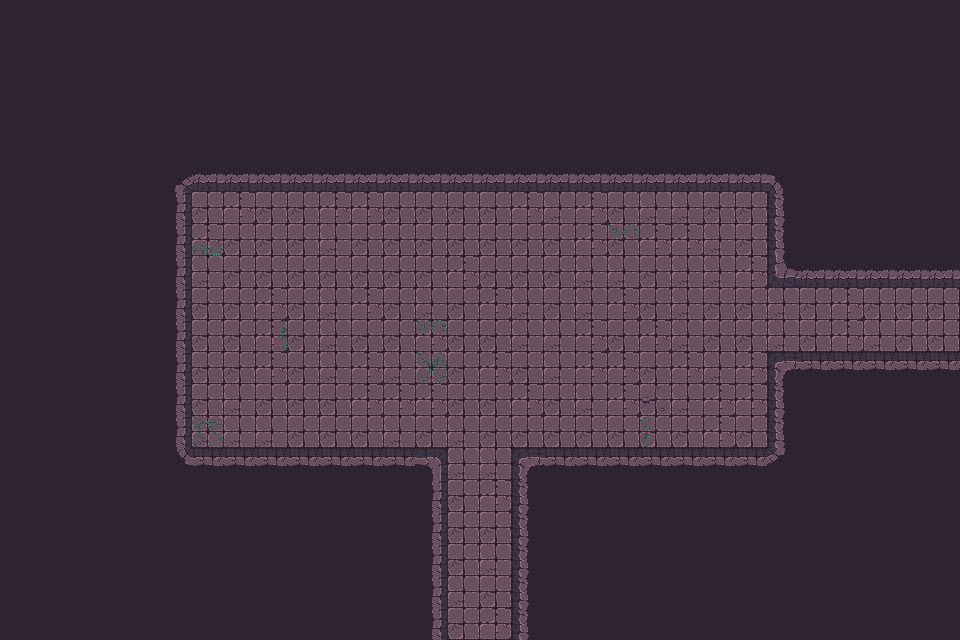

The image is a tile-based game level rendered from a .tmx file. Its description and complete source (layers, tilesets, objects, tile grids) follow:
An orthogonal 30x20 tile map with 32x32 px tiles, 3 tile layers (Walls, Decor, Items), 2 tilesets and 58 objects.

<map version="1.10" tiledversion="1.11.2" orientation="orthogonal" renderorder="right-down" width="30" height="20" tilewidth="32" tileheight="32" infinite="0" nextlayerid="3" nextobjectid="1">
    <tileset firstgid="1" name="Town Tileset" tilewidth="32" tileheight="32" tilecount="64" columns="8">
        <image source="../../../tiles/World H Tileset.png" trans="ff00ff" width="256" height="256" />
        <tile id="4">
            <objectgroup draworder="index" id="2">
                <object id="1" x="0" y="0" width="32" height="32" />
            </objectgroup>
        </tile>
        <tile id="5">
            <objectgroup draworder="index" id="2">
                <object id="1" x="0" y="0" width="32" height="32" />
            </objectgroup>
        </tile>
        <tile id="6">
            <objectgroup draworder="index" id="2">
                <object id="1" x="0" y="0" width="32" height="32" />
            </objectgroup>
        </tile>
        <tile id="7">
            <objectgroup draworder="index" id="2">
                <object id="1" x="0" y="0" width="32" height="32" />
            </objectgroup>
        </tile>
        <tile id="8">
            <objectgroup draworder="index" id="2">
                <object id="1" x="0" y="0" width="32" height="32" />
            </objectgroup>
        </tile>
        <tile id="10">
            <objectgroup draworder="index" id="2">
                <object id="1" x="0" y="32" width="32" height="0" />
            </objectgroup>
        </tile>
        <tile id="11">
            <objectgroup draworder="index" id="2">
                <object id="1" x="0" y="32" width="32" height="0" />
                <object id="2" x="32" y="0" width="0" height="32" />
            </objectgroup>
        </tile>
        <tile id="12">
            <objectgroup draworder="index" id="2">
                <object id="1" x="32" y="0" width="0" height="32" />
            </objectgroup>
        </tile>
        <tile id="13">
            <objectgroup draworder="index" id="2">
                <object id="1" x="0" y="32" width="32" height="0" />
                <object id="2" x="0" y="32" width="32" height="0" />
                <object id="3" x="0" y="0" width="0" height="32" />
            </objectgroup>
        </tile>
        <tile id="14">
            <objectgroup draworder="index" id="2">
                <object id="1" x="0" y="0" width="0" height="32" />
            </objectgroup>
        </tile>
        <tile id="16">
            <objectgroup draworder="index" id="2">
                <object id="1" x="0" y="0" width="32" height="32" />
            </objectgroup>
        </tile>
        <tile id="24">
            <objectgroup draworder="index" id="2">
                <object id="1" x="0" y="0" width="32" height="32" />
            </objectgroup>
        </tile>
    </tileset>
    <tileset firstgid="65" name="Dungeon Crawler Tileset" tilewidth="32" tileheight="32" tilecount="100" columns="10">
        <image source="../../../tiles/Dungeon_Tile.png" trans="" width="320" height="320" />
        <tile id="2">
            <objectgroup draworder="index" id="2">
                <object id="1" x="0" y="0" width="32" height="32" />
            </objectgroup>
        </tile>
        <tile id="3">
            <objectgroup draworder="index" id="2">
                <object id="1" x="0" y="0" width="32" height="32" />
            </objectgroup>
        </tile>
        <tile id="4">
            <objectgroup draworder="index" id="2">
                <object id="1" x="0" y="0" width="32" height="32" />
            </objectgroup>
        </tile>
        <tile id="5">
            <objectgroup draworder="index" id="2">
                <object id="1" x="0" y="0" width="32" height="32" />
            </objectgroup>
        </tile>
        <tile id="6">
            <objectgroup draworder="index" id="2">
                <object id="1" x="0" y="0" width="32" height="32" />
            </objectgroup>
        </tile>
        <tile id="8">
            <objectgroup draworder="index" id="2">
                <object id="1" x="0" y="0" width="32" height="32" />
            </objectgroup>
        </tile>
        <tile id="12">
            <objectgroup draworder="index" id="2">
                <object id="1" x="0" y="0" width="32" height="32" />
            </objectgroup>
        </tile>
        <tile id="13">
            <objectgroup draworder="index" id="2">
                <object id="1" x="0" y="0" width="32" height="32" />
            </objectgroup>
        </tile>
        <tile id="14">
            <objectgroup draworder="index" id="2">
                <object id="1" x="0" y="0" width="32" height="32" />
            </objectgroup>
        </tile>
        <tile id="15">
            <objectgroup draworder="index" id="2">
                <object id="1" x="0" y="0" width="32" height="32" />
            </objectgroup>
        </tile>
        <tile id="16">
            <objectgroup draworder="index" id="2">
                <object id="1" x="0" y="0" width="32" height="32" />
            </objectgroup>
        </tile>
        <tile id="18">
            <objectgroup draworder="index" id="2">
                <object id="1" x="0" y="0" width="32" height="32" />
            </objectgroup>
        </tile>
        <tile id="22">
            <objectgroup draworder="index" id="2">
                <object id="1" x="0" y="0" width="32" height="32" />
            </objectgroup>
        </tile>
        <tile id="23">
            <objectgroup draworder="index" id="2">
                <object id="1" x="0" y="0" width="32" height="32" />
            </objectgroup>
        </tile>
        <tile id="24">
            <objectgroup draworder="index" id="2">
                <object id="1" x="0" y="0" width="32" height="32" />
            </objectgroup>
        </tile>
        <tile id="25">
            <objectgroup draworder="index" id="2">
                <object id="1" x="0" y="0" width="32" height="32" />
            </objectgroup>
        </tile>
        <tile id="26">
            <objectgroup draworder="index" id="2">
                <object id="1" x="0" y="0" width="32" height="32" />
            </objectgroup>
        </tile>
        <tile id="28">
            <objectgroup draworder="index" id="2">
                <object id="1" x="0" y="0" width="32" height="32" />
            </objectgroup>
        </tile>
        <tile id="32">
            <objectgroup draworder="index" id="2">
                <object id="1" x="0" y="0" width="32" height="32" />
            </objectgroup>
        </tile>
        <tile id="33">
            <objectgroup draworder="index" id="2">
                <object id="1" x="0" y="0" width="32" height="32" />
            </objectgroup>
        </tile>
        <tile id="34">
            <objectgroup draworder="index" id="2">
                <object id="1" x="0" y="0" width="32" height="32" />
            </objectgroup>
        </tile>
        <tile id="35">
            <objectgroup draworder="index" id="2">
                <object id="1" x="0" y="0" width="32" height="32" />
            </objectgroup>
        </tile>
        <tile id="36">
            <objectgroup draworder="index" id="2">
                <object id="1" x="0" y="0" width="32" height="32" />
            </objectgroup>
        </tile>
        <tile id="38">
            <objectgroup draworder="index" id="2">
                <object id="1" x="0" y="0" width="32" height="32" />
            </objectgroup>
        </tile>
        <tile id="42">
            <objectgroup draworder="index" id="2">
                <object id="1" x="0" y="0" width="32" height="32" />
            </objectgroup>
        </tile>
        <tile id="43">
            <objectgroup draworder="index" id="2">
                <object id="1" x="0" y="0" width="32" height="32" />
            </objectgroup>
        </tile>
        <tile id="44">
            <objectgroup draworder="index" id="2">
                <object id="1" x="0" y="0" width="32" height="32" />
            </objectgroup>
        </tile>
        <tile id="45">
            <objectgroup draworder="index" id="2">
                <object id="1" x="0" y="0" width="32" height="32" />
            </objectgroup>
        </tile>
        <tile id="46">
            <objectgroup draworder="index" id="2">
                <object id="1" x="0" y="0" width="32" height="32" />
            </objectgroup>
        </tile>
        <tile id="48">
            <objectgroup draworder="index" id="2">
                <object id="1" x="0" y="0" width="32" height="32" />
            </objectgroup>
        </tile>
        <tile id="52">
            <objectgroup draworder="index" id="2">
                <object id="1" x="0" y="0" width="32" height="32" />
            </objectgroup>
        </tile>
        <tile id="53">
            <objectgroup draworder="index" id="2">
                <object id="1" x="0" y="0" width="32" height="32" />
            </objectgroup>
        </tile>
        <tile id="54">
            <objectgroup draworder="index" id="2">
                <object id="1" x="0" y="0" width="32" height="32" />
            </objectgroup>
        </tile>
        <tile id="55">
            <objectgroup draworder="index" id="2">
                <object id="1" x="0" y="0" width="32" height="32" />
            </objectgroup>
        </tile>
        <tile id="56">
            <objectgroup draworder="index" id="2">
                <object id="1" x="0" y="0" width="32" height="32" />
            </objectgroup>
        </tile>
        <tile id="58">
            <objectgroup draworder="index" id="2">
                <object id="1" x="0" y="0" width="32" height="32" />
            </objectgroup>
        </tile>
        <tile id="62">
            <objectgroup draworder="index" id="2">
                <object id="1" x="0" y="0" width="32" height="32" />
            </objectgroup>
        </tile>
        <tile id="63">
            <objectgroup draworder="index" id="2">
                <object id="1" x="0" y="0" width="32" height="32" />
            </objectgroup>
        </tile>
        <tile id="64">
            <objectgroup draworder="index" id="2">
                <object id="1" x="0" y="0" width="32" height="32" />
            </objectgroup>
        </tile>
        <tile id="65">
            <objectgroup draworder="index" id="2">
                <object id="1" x="0" y="0" width="32" height="32" />
            </objectgroup>
        </tile>
        <tile id="66">
            <objectgroup draworder="index" id="2">
                <object id="1" x="0" y="0" width="32" height="32" />
            </objectgroup>
        </tile>
        <tile id="68">
            <objectgroup draworder="index" id="2">
                <object id="1" x="0" y="0" width="32" height="32" />
            </objectgroup>
        </tile>
        <tile id="80">
            <objectgroup draworder="index" id="2">
                <object id="1" x="0" y="0" width="32" height="32" />
            </objectgroup>
        </tile>
    </tileset>
    <layer id="1" name="Walls" width="30" height="20">
        <data encoding="csv">
122,122,122,122,122,122,122,122,122,122,122,122,122,122,122,122,122,122,122,122,122,122,122,122,122,122,122,122,122,122,
122,122,122,122,122,122,122,122,122,122,122,122,122,122,122,122,122,122,122,122,122,122,122,122,122,122,122,122,122,122,
122,122,122,122,122,122,122,122,122,122,122,122,122,122,122,122,122,122,122,122,122,122,122,122,122,122,122,122,122,122,
122,122,122,122,122,122,122,122,122,122,122,122,122,122,122,122,122,122,122,122,122,122,122,122,122,122,122,122,122,122,
122,122,122,122,122,122,122,122,122,122,122,122,122,122,122,122,122,122,122,122,122,122,122,122,122,122,122,122,122,122,
122,122,122,122,122,67,68,68,68,68,68,68,68,68,68,68,68,68,68,68,68,68,68,68,69,122,122,122,122,122,
122,122,122,122,122,77,75,65,75,75,65,65,75,75,75,75,65,66,65,75,66,66,75,75,79,122,122,122,122,122,
122,122,122,122,122,77,65,75,75,75,66,75,75,75,75,75,75,75,65,75,65,65,66,75,79,122,122,122,122,122,
122,122,122,122,122,77,66,75,75,75,75,75,75,75,65,75,75,75,66,66,75,66,66,65,100,68,68,68,68,68,
122,122,122,122,122,77,75,75,65,75,66,65,75,66,75,65,66,75,66,65,75,66,75,75,66,75,65,75,75,75,
122,122,122,122,122,77,75,75,65,75,66,75,75,65,75,75,66,66,65,75,65,66,75,75,66,75,65,66,75,75,
122,122,122,122,122,77,75,75,65,75,66,65,66,66,75,65,75,66,65,65,75,65,66,65,70,88,88,88,88,88,
122,122,122,122,122,77,75,66,75,75,75,65,65,65,75,75,65,75,66,65,75,66,65,65,79,122,122,122,122,122,
122,122,122,122,122,77,66,66,66,75,75,75,66,75,66,75,75,75,75,75,75,75,65,75,79,122,122,122,122,122,
122,122,122,122,122,87,88,88,88,88,88,88,88,73,66,66,70,88,88,88,88,88,88,88,89,122,122,122,122,122,
122,122,122,122,122,122,122,122,122,122,122,122,122,77,75,65,79,122,122,122,122,122,122,122,122,122,122,122,122,122,
122,122,122,122,122,122,122,122,122,122,122,122,122,77,75,75,79,122,122,122,122,122,122,122,122,122,122,122,122,122,
122,122,122,122,122,122,122,122,122,122,122,122,122,77,75,66,79,122,122,122,122,122,122,122,122,122,122,122,122,122,
122,122,122,122,122,122,122,122,122,122,122,122,122,77,66,75,79,122,122,122,122,122,122,122,122,122,122,122,122,122,
122,122,122,122,122,122,122,122,122,122,122,122,122,77,75,65,79,122,122,122,122,122,122,122,122,122,122,122,122,122
        </data>
    </layer>
    <layer id="1" name="Decor" width="30" height="20">
        <data encoding="csv">
133,133,133,133,133,133,133,133,133,133,133,133,133,133,133,133,133,133,133,133,133,133,133,133,133,133,133,133,133,133,
133,133,133,133,133,133,133,133,133,133,133,133,133,133,133,133,133,133,133,133,133,133,133,133,133,133,133,133,133,133,
133,133,133,133,133,133,133,133,133,133,133,133,133,133,133,133,133,133,133,133,133,133,133,133,133,133,133,133,133,133,
133,133,133,133,133,133,133,133,133,133,133,133,133,133,133,133,133,133,133,133,133,133,133,133,133,133,133,133,133,133,
133,133,133,133,133,133,133,133,133,133,133,133,133,133,133,133,133,133,133,133,133,133,133,133,133,133,133,133,133,133,
133,133,133,133,133,133,133,133,133,133,133,133,133,133,133,133,133,133,133,133,133,133,133,133,133,133,133,133,133,133,
133,133,133,133,133,133,133,133,133,133,133,133,133,133,133,133,133,133,133,133,133,133,133,133,133,133,133,133,133,133,
133,133,133,133,133,133,137,133,133,133,133,133,136,133,133,133,133,133,133,138,133,133,133,133,133,133,133,133,133,133,
133,133,133,133,133,133,133,133,133,133,136,133,133,133,133,133,133,133,133,133,133,133,133,133,133,133,133,133,133,133,
133,133,133,133,133,133,133,133,133,133,133,133,133,133,133,133,133,133,133,133,133,133,133,133,133,133,133,133,133,133,
133,133,133,133,133,133,133,133,140,133,133,133,133,138,133,133,133,133,133,133,133,133,133,133,133,133,133,133,133,133,
133,133,133,133,133,133,133,133,133,133,133,133,133,125,133,133,133,133,133,133,133,133,133,133,133,133,133,133,133,133,
133,133,133,133,133,133,133,133,133,133,133,133,133,133,133,133,133,133,133,133,116,133,133,133,133,133,133,133,133,133,
133,133,133,133,133,133,126,133,133,133,133,133,133,133,133,133,133,133,133,133,139,133,133,133,133,133,133,133,133,133,
133,133,133,133,133,133,133,133,133,133,133,133,133,133,133,133,133,133,133,133,133,133,133,133,133,133,133,133,133,133,
133,133,133,133,133,133,133,133,133,133,133,133,133,133,133,133,133,133,133,133,133,133,133,133,133,133,133,133,133,133,
133,133,133,133,133,133,133,133,133,133,133,133,133,133,133,133,133,133,133,133,133,133,133,133,133,133,133,133,133,133,
133,133,133,133,133,133,133,133,133,133,133,133,133,133,133,133,133,133,133,133,133,133,133,133,133,133,133,133,133,133,
133,133,133,133,133,133,133,133,133,133,133,133,133,133,133,133,133,133,133,133,133,133,133,133,133,133,133,133,133,133,
133,133,133,133,133,133,133,133,133,133,133,133,133,133,133,133,133,133,133,133,133,133,133,133,133,133,133,133,133,133
        </data>
    </layer>
    <layer id="1" name="Items" width="30" height="20">
        <data encoding="csv">
133,133,133,133,133,133,133,133,133,133,133,133,133,133,133,133,133,133,133,133,133,133,133,133,133,133,133,133,133,133,
133,133,133,133,133,133,133,133,133,133,133,133,133,133,133,133,133,133,133,133,133,133,133,133,133,133,133,133,133,133,
133,133,133,133,133,133,133,133,133,133,133,133,133,133,133,133,133,133,133,133,133,133,133,133,133,133,133,133,133,133,
133,133,133,133,133,133,133,133,133,133,133,133,133,133,133,133,133,133,133,133,133,133,133,133,133,133,133,133,133,133,
133,133,133,133,133,133,133,133,133,133,133,133,133,133,133,133,133,133,133,133,133,133,133,133,133,133,133,133,133,133,
133,133,133,133,133,133,133,133,133,133,133,133,133,133,133,133,133,133,133,133,133,133,133,133,133,133,133,133,133,133,
133,133,133,133,133,133,133,133,133,133,133,133,133,133,133,133,133,133,133,133,133,133,133,133,133,133,133,133,133,133,
133,133,133,133,133,133,133,133,133,133,133,133,133,133,133,133,133,133,133,133,133,133,133,133,133,133,133,133,133,133,
133,133,133,133,133,133,133,133,133,133,133,133,133,133,133,133,133,133,133,133,133,133,133,133,133,133,133,133,133,133,
133,133,133,133,133,133,133,133,133,133,133,133,133,133,133,133,133,133,133,133,133,133,133,133,133,133,133,133,133,133,
133,133,133,133,133,133,133,133,133,133,133,133,133,133,133,133,133,133,133,133,133,133,133,133,133,133,133,133,133,133,
133,133,133,133,133,133,133,133,133,133,133,133,133,133,133,133,133,133,133,133,133,133,133,133,133,133,133,133,133,133,
133,133,133,133,133,133,133,133,133,133,133,133,133,133,133,133,133,133,133,133,133,133,133,133,133,133,133,133,133,133,
133,133,133,133,133,133,133,133,133,133,133,133,133,133,133,133,133,133,133,133,133,133,133,133,133,133,133,133,133,133,
133,133,133,133,133,133,133,133,133,133,133,133,133,133,133,133,133,133,133,133,133,133,133,133,133,133,133,133,133,133,
133,133,133,133,133,133,133,133,133,133,133,133,133,133,133,133,133,133,133,133,133,133,133,133,133,133,133,133,133,133,
133,133,133,133,133,133,133,133,133,133,133,133,133,133,133,133,133,133,133,133,133,133,133,133,133,133,133,133,133,133,
133,133,133,133,133,133,133,133,133,133,133,133,133,133,133,133,133,133,133,133,133,133,133,133,133,133,133,133,133,133,
133,133,133,133,133,133,133,133,133,133,133,133,133,133,133,133,133,133,133,133,133,133,133,133,133,133,133,133,133,133,
133,133,133,133,133,133,133,133,133,133,133,133,133,133,133,133,133,133,133,133,133,133,133,133,133,133,133,133,133,133
        </data>
    </layer>
</map>
